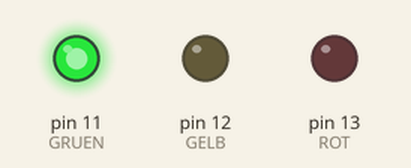
Recording of a sketch running on a simulated Arduino Uno, built with avr-gcc and run on an emulated ATmega328P. On the bench: output pins drawn as LEDs (lit = HIGH).

Above: at 2.0 s.
At 4.3 s:
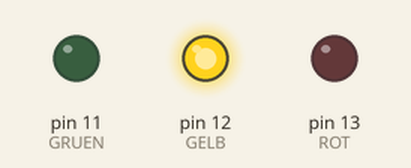
At 7.1 s:
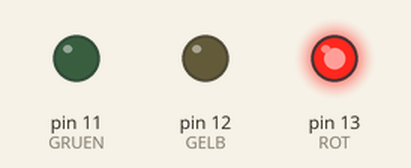
At 9.9 s:
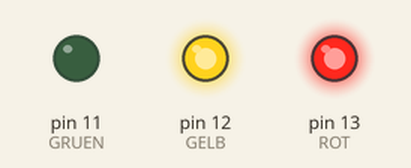
Timing chart, 0 to 13.3 s (numbered marks = the images above):
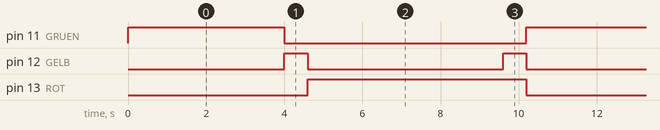

The sketch:

Ampel_expert.ino
```cpp
#define ROT   13
#define GELB  12
#define GRUEN 11

const int gruen_zeit = 4000,
          gelb_zeit = 600,
          rot_zeit = 5000,
          gelb_rot_zeit = 600;

void setup()
{
    pinMode(GRUEN, OUTPUT);
    pinMode(GELB, OUTPUT);
    pinMode(ROT, OUTPUT);
}

void loop()
{
    digitalWrite(GRUEN, HIGH); // Grün an
    delay(gruen_zeit);         // warte 4s
    digitalWrite(GRUEN, LOW);  // Grün aus
    digitalWrite(GELB, HIGH);  // Gelb an
    delay(gelb_zeit);          // warte 0,6s
    digitalWrite(GELB, LOW);   // Gelb aus
    digitalWrite(ROT, HIGH);   // Rot an
    delay(rot_zeit);           // warte 5s
    digitalWrite(GELB, HIGH);  // Gelb an
    delay(gelb_rot_zeit);      // warte 0,6s
    digitalWrite(ROT, LOW);    // Rot aus
    digitalWrite(GELB, LOW);   // Gelb aus
}
```

Measured:
- by itself, pin 11 (GRUEN): alternates HIGH for 4.0 s and LOW for 6.2 s
- by itself, pin 12 (GELB): repeats every 10.2 s: LOW 5.0 s, HIGH 0.60 s, LOW 4.0 s, HIGH 0.60 s
- by itself, pin 13 (ROT): alternates HIGH for 5.6 s and LOW for 4.6 s
